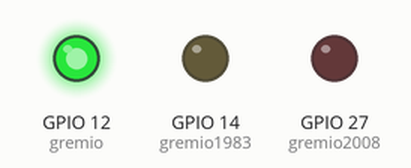
This program was run on a simulated ESP32 board running MicroPython. On the bench: output pins drawn as LEDs (lit = HIGH). Wiring (from the project's diagram.json): green LED on GPIO 12, yellow LED on GPIO 14, red LED on GPIO 27.

Above: at 2.5 s.
At 5.5 s:
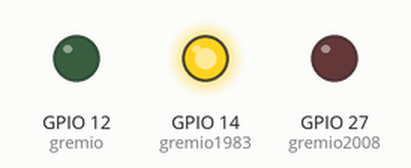
At 7.5 s:
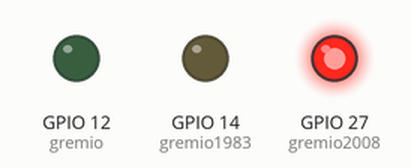
Timing chart, 0 to 11.7 s (numbered marks = the images above):
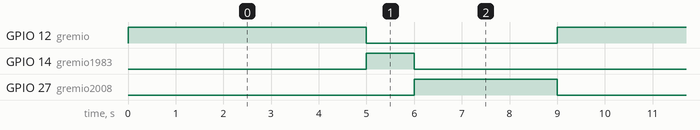

Measured:
- by itself, GPIO 12 (gremio): alternates HIGH for 5.0 s and LOW for 4.0 s
- by itself, GPIO 14 (gremio1983): alternates HIGH for 1.0 s and LOW for 8.0 s
- by itself, GPIO 27 (gremio2008): alternates HIGH for 3.0 s and LOW for 6.0 s

The program:

main.py
```python
import machine
import time

gremio = machine.Pin(12, machine.Pin.OUT)
gremio1983 = machine.Pin(14, machine.Pin.OUT)
gremio2008 = machine.Pin(27, machine.Pin.OUT)


while True:
  gremio.value(1)
  time.sleep(5)
  gremio.value(0)

  gremio1983.value(1)
  time.sleep(1)
  gremio1983.value(0)


  gremio2008.value(1)
  time.sleep(3)
  gremio2008.value(0)
```
